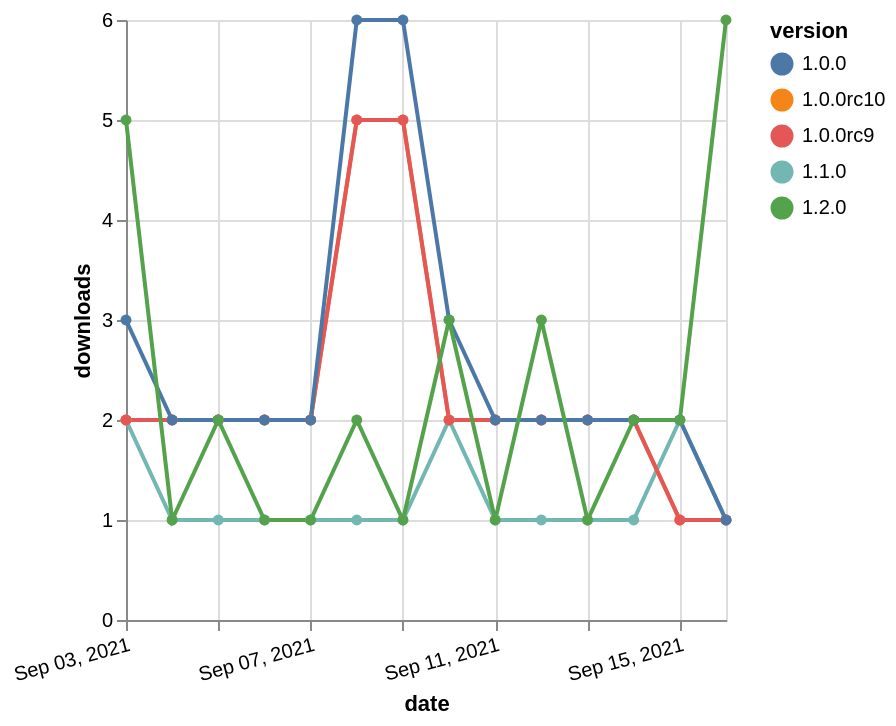

Vega-Lite specification for this chart:
### Vega-Lite specification from a JSON file in a GitHub repository (floating-point values rounded to 4 significant figures)
{"$schema": "https://vega.github.io/schema/vega-lite/v5.json", "description": "A simple bar chart with embedded data.", "data": {"values": [{"date": "2021-09-03", "total": 277, "delta": 2, "version": "1.1.0"}, {"date": "2021-09-04", "total": 278, "delta": 1, "version": "1.1.0"}, {"date": "2021-09-05", "total": 279, "delta": 1, "version": "1.1.0"}, {"date": "2021-09-06", "total": 280, "delta": 1, "version": "1.1.0"}, {"date": "2021-09-07", "total": 281, "delta": 1, "version": "1.1.0"}, {"date": "2021-09-08", "total": 282, "delta": 1, "version": "1.1.0"}, {"date": "2021-09-09", "total": 283, "delta": 1, "version": "1.1.0"}, {"date": "2021-09-10", "total": 285, "delta": 2, "version": "1.1.0"}, {"date": "2021-09-11", "total": 286, "delta": 1, "version": "1.1.0"}, {"date": "2021-09-12", "total": 287, "delta": 1, "version": "1.1.0"}, {"date": "2021-09-13", "total": 288, "delta": 1, "version": "1.1.0"}, {"date": "2021-09-14", "total": 289, "delta": 1, "version": "1.1.0"}, {"date": "2021-09-15", "total": 291, "delta": 2, "version": "1.1.0"}, {"date": "2021-09-16", "total": 292, "delta": 1, "version": "1.1.0"}, {"date": "2021-09-03", "total": 3513, "delta": 2, "version": "1.0.0rc10"}, {"date": "2021-09-04", "total": 3515, "delta": 2, "version": "1.0.0rc10"}, {"date": "2021-09-05", "total": 3517, "delta": 2, "version": "1.0.0rc10"}, {"date": "2021-09-06", "total": 3519, "delta": 2, "version": "1.0.0rc10"}, {"date": "2021-09-07", "total": 3521, "delta": 2, "version": "1.0.0rc10"}, {"date": "2021-09-08", "total": 3526, "delta": 5, "version": "1.0.0rc10"}, {"date": "2021-09-09", "total": 3531, "delta": 5, "version": "1.0.0rc10"}, {"date": "2021-09-10", "total": 3533, "delta": 2, "version": "1.0.0rc10"}, {"date": "2021-09-11", "total": 3535, "delta": 2, "version": "1.0.0rc10"}, {"date": "2021-09-12", "total": 3537, "delta": 2, "version": "1.0.0rc10"}, {"date": "2021-09-13", "total": 3539, "delta": 2, "version": "1.0.0rc10"}, {"date": "2021-09-14", "total": 3541, "delta": 2, "version": "1.0.0rc10"}, {"date": "2021-09-15", "total": 3542, "delta": 1, "version": "1.0.0rc10"}, {"date": "2021-09-16", "total": 3543, "delta": 1, "version": "1.0.0rc10"}, {"date": "2021-09-03", "total": 3360, "delta": 2, "version": "1.0.0rc9"}, {"date": "2021-09-04", "total": 3362, "delta": 2, "version": "1.0.0rc9"}, {"date": "2021-09-05", "total": 3364, "delta": 2, "version": "1.0.0rc9"}, {"date": "2021-09-06", "total": 3366, "delta": 2, "version": "1.0.0rc9"}, {"date": "2021-09-07", "total": 3368, "delta": 2, "version": "1.0.0rc9"}, {"date": "2021-09-08", "total": 3373, "delta": 5, "version": "1.0.0rc9"}, {"date": "2021-09-09", "total": 3378, "delta": 5, "version": "1.0.0rc9"}, {"date": "2021-09-10", "total": 3380, "delta": 2, "version": "1.0.0rc9"}, {"date": "2021-09-11", "total": 3382, "delta": 2, "version": "1.0.0rc9"}, {"date": "2021-09-12", "total": 3384, "delta": 2, "version": "1.0.0rc9"}, {"date": "2021-09-13", "total": 3386, "delta": 2, "version": "1.0.0rc9"}, {"date": "2021-09-14", "total": 3388, "delta": 2, "version": "1.0.0rc9"}, {"date": "2021-09-15", "total": 3389, "delta": 1, "version": "1.0.0rc9"}, {"date": "2021-09-16", "total": 3390, "delta": 1, "version": "1.0.0rc9"}, {"date": "2021-09-03", "total": 3704, "delta": 3, "version": "1.0.0"}, {"date": "2021-09-04", "total": 3706, "delta": 2, "version": "1.0.0"}, {"date": "2021-09-05", "total": 3708, "delta": 2, "version": "1.0.0"}, {"date": "2021-09-06", "total": 3710, "delta": 2, "version": "1.0.0"}, {"date": "2021-09-07", "total": 3712, "delta": 2, "version": "1.0.0"}, {"date": "2021-09-08", "total": 3718, "delta": 6, "version": "1.0.0"}, {"date": "2021-09-09", "total": 3724, "delta": 6, "version": "1.0.0"}, {"date": "2021-09-10", "total": 3727, "delta": 3, "version": "1.0.0"}, {"date": "2021-09-11", "total": 3729, "delta": 2, "version": "1.0.0"}, {"date": "2021-09-12", "total": 3731, "delta": 2, "version": "1.0.0"}, {"date": "2021-09-13", "total": 3733, "delta": 2, "version": "1.0.0"}, {"date": "2021-09-14", "total": 3735, "delta": 2, "version": "1.0.0"}, {"date": "2021-09-15", "total": 3737, "delta": 2, "version": "1.0.0"}, {"date": "2021-09-16", "total": 3738, "delta": 1, "version": "1.0.0"}, {"date": "2021-09-03", "total": 156, "delta": 5, "version": "1.2.0"}, {"date": "2021-09-04", "total": 157, "delta": 1, "version": "1.2.0"}, {"date": "2021-09-05", "total": 159, "delta": 2, "version": "1.2.0"}, {"date": "2021-09-06", "total": 160, "delta": 1, "version": "1.2.0"}, {"date": "2021-09-07", "total": 161, "delta": 1, "version": "1.2.0"}, {"date": "2021-09-08", "total": 163, "delta": 2, "version": "1.2.0"}, {"date": "2021-09-09", "total": 164, "delta": 1, "version": "1.2.0"}, {"date": "2021-09-10", "total": 167, "delta": 3, "version": "1.2.0"}, {"date": "2021-09-11", "total": 168, "delta": 1, "version": "1.2.0"}, {"date": "2021-09-12", "total": 171, "delta": 3, "version": "1.2.0"}, {"date": "2021-09-13", "total": 172, "delta": 1, "version": "1.2.0"}, {"date": "2021-09-14", "total": 174, "delta": 2, "version": "1.2.0"}, {"date": "2021-09-15", "total": 176, "delta": 2, "version": "1.2.0"}, {"date": "2021-09-16", "total": 182, "delta": 6, "version": "1.2.0"}]}, "width": "container", "mark": {"type": "line", "point": {"filled": true}}, "encoding": {"x": {"field": "date", "type": "temporal", "timeUnit": "yearmonthdate", "title": "date", "axis": {"labelAngle": -15}}, "y": {"field": "delta", "type": "quantitative", "title": "downloads"}, "color": {"field": "version", "type": "nominal"}, "tooltip": {"field": "delta"}}}
